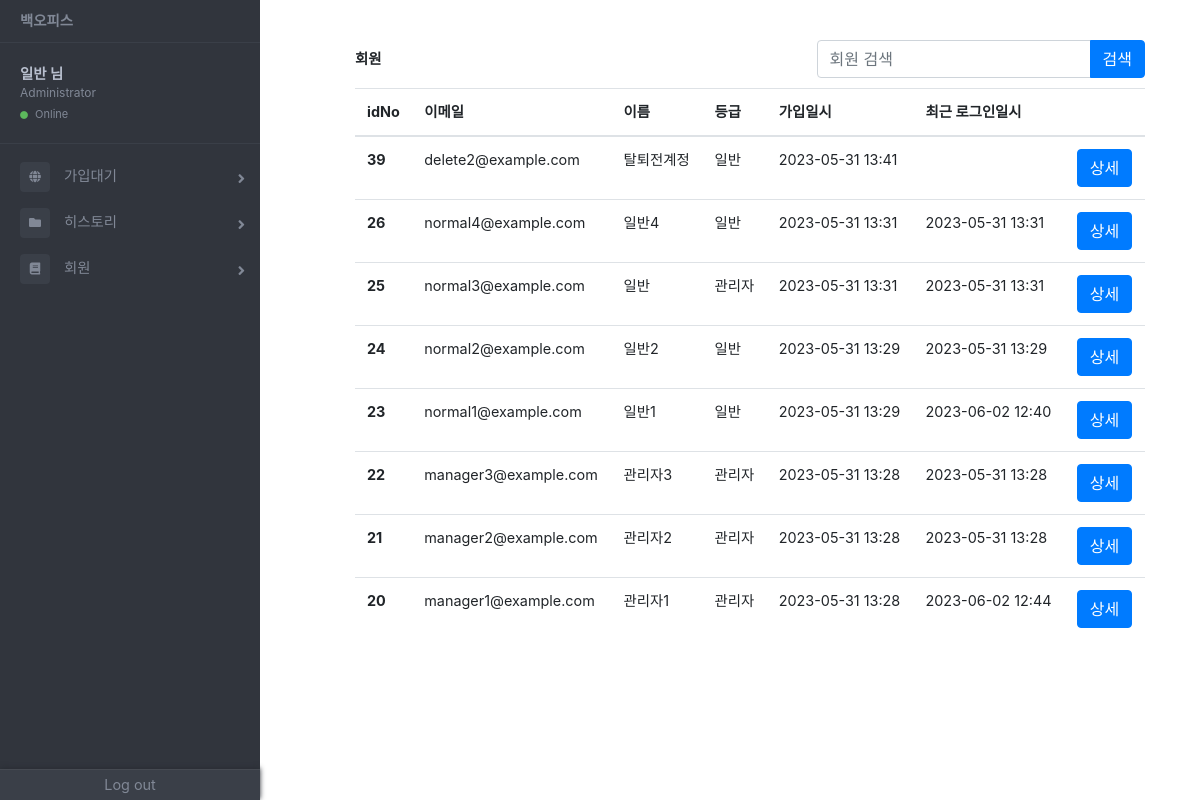
/userList/ (signed in), run on the app's committed database.
### users/models.py (models this page shows, shortened)
class CustomUser(AbstractUser):
    STATUS_CHOICES = (
        ('W', '대기'),
        ('A', '승인'),
        ('R', '거절'),
    )
    username = models.CharField(max_length=50, unique=False)
    email = models.EmailField(unique=True)
    USERNAME_FIELD = 'email'
    REQUIRED_FIELDS = ['username', 'phone_number']
    phone_number = models.CharField(max_length=11)
    status = models.CharField(max_length=1, choices=STATUS_CHOICES, default='W')
    rejection_reason = models.TextField(blank=True)
    rejection_date = models.DateTimeField(blank=True, null=True)
    quit_reason = models.TextField(blank=True)
    quit_date = models.DateTimeField(blank=True, null=True)
    first_name = None
    last_name = None
    objects = CustomUserManager()

### office/views.py (the view)
# urls.py: path("userList/", views.user_list, name="userList"), # 회원 리스트
@login_required(login_url='login')
def user_list(request):
    if request.user.status != 'A':
        return redirect('index')
    if not request.user.is_staff and not request.user.is_superuser:
        users = CustomUser.objects.filter(status='A', is_superuser=False, is_staff=False, is_active=True).order_by('-date_joined')
    elif request.user.is_staff and not request.user.is_superuser:
        users = CustomUser.objects.filter(status='A', is_superuser=False, is_active=True).order_by('-date_joined')
    else:
        users = CustomUser.objects.filter(status='A').order_by('-date_joined')
    paginator = Paginator(users, 10)
    page_number = request.GET.get('page')
    page_obj = paginator.get_page(page_number)
    context = {
        'signedUser': request.user,
        'users': page_obj,
        'previous_page_number': page_obj.previous_page_number if page_obj.has_previous() else None,
        'number': page_obj.number,
        'next_page_number': page_obj.next_page_number if page_obj.has_next() else None,
    }
    return render(request, 'office/userList.html', context)

### office/templates/office/userList.html (shortened to what this page needs)
{% extends "office/base.html" %}
{% block content %}
    <div class="container">
        <div class="d-flex align-items-center justify-content-end">
            <strong>회원</strong>
            <form action="/normalUserSearch" method="GET" class="ml-auto">
                <div class="input-group">
                    <input type="text" class="form-control" name="query" placeholder="회원 검색">
                    <div class="input-group-append">
                        <button type="submit" class="btn btn-primary">검색</button>
                    </div>
                </div>
            </form>
        </div>
        <div style="padding-top: 10px;">
            <table class="table">
                <thead>
                    <tr>
                        <th scope="col">idNo</th>
                        <th scope="col">이메일</th>
                        <th scope="col">이름</th>
                        <th scope="col">등급</th>
                        <th scope="col">가입일시</th>
                        <th scope="col">최근 로그인일시</th>
                        <th scope="col">　</th>
                    </tr>
                </thead>
                <tbody>
                {% if users %}
                    {% for user in users %}
                    <tr>
                        <th scope="row">{{ user.id }}</th>
                        <td>{{ user.email }}</td>
                        <td>{{ user.username }}</td>
                        <td>
                            {% if user.is_superuser %}
                                마스터
                            {% elif user.is_staff and not user.is_superuser %}
                                관리자
                            {% else %}
                                일반
                            {% endif %}
                        </td>
                        <td>{{ user.date_joined|date:"Y-m-d H:i"}}</td>
                        <td>{{ user.last_login|date:"Y-m-d H:i"}}</td>
                        <td>
                            {% if signedUser.is_staff %}
                                <button type="button" class="btn btn-primary" data-toggle="modal" data-target="#exampleModal{{ user.id }}">상세</button>
                            {% endif %}
                        </td>
                    </tr>
                    {% endfor %}
                {% endif %}
                </tbody>
            </table>
        </div>
    </div>
    {% if users %}
        {% for user in users %}
        </div>
    {% endfor %}
    {% endif %}
{% endblock %}

### office/templates/office/base.html (shortened to what this page needs)
{% load static %}
<!DOCTYPE html>
<html lang="en">
<head>
    {% load bootstrap4 %}
    {% bootstrap_css %}
    <link href="https://use.fontawesome.com/releases/v5.0.6/css/all.css" rel="stylesheet">
    <link rel="stylesheet" type="text/css" href="{% static 'css/base.css' %}">
</head>
<div class="page-wrapper chiller-theme toggled">
    <nav id="sidebar" class="sidebar-wrapper">
      <div class="sidebar-content">
        <div class="sidebar-brand">
          <a href="#">백오피스</a>
        </div>
        <div class="sidebar-header">
          <div class="user-info">
            <span class="user-name">
              <strong>{{user.username}} 님</strong>
            </span>
            {% if user.is_superuser %}
                <span class="user-role">Master</span>
            {% elif user.is_staff and not user.is_superuser %}
                <span class="user-role">Administrator</span>
            {% else %}
                <span class="user-role">User</span>
            {% endif %}
            <span class="user-status">
                <i class="fa fa-circle"></i>
                <span>Online</span>
            </span>
          </div>
        </div>
        <div class="sidebar-menu">
          <ul>
            {% if user.status == 'A' %}
                {% if user.is_staff == True %}
                    <li class="sidebar-dropdown">
                        <a href="/">
                            <i class="fa fa-globe"></i>
                            <span>가입대기</span>
                        </a>
                    </li>
                    <li class="sidebar-dropdown">
                      <a href="/history">
                          <i class="fa fa-folder"></i>
                          <span>히스토리</span>
                      </a>
                    </li>
                {% endif %}
                    <li class="sidebar-dropdown">
                        <a href="/userList">
                            <i class="fa fa-book"></i>
                            <span>회원</span>
                        </a>
                    </li>
            {% endif %}
          </ul>
        </div>
      </div>
      <div class="sidebar-footer">
        <a href="/logout/">
          <span>Log out</span>
        </a>
      </div>
    </nav>
    <main class="page-content">
        <div class="container-fluid">
            {% block content %}
            {% endblock %}
</body>
</html>

### static/css/base.css (style rules this page uses)
.page-wrapper .sidebar-wrapper, .sidebar-wrapper .sidebar-brand > a, .sidebar-wrapper .sidebar-dropdown > a:after, .sidebar-wrapper .sidebar-menu .sidebar-dropdown .sidebar-submenu li a:before, .sidebar-wrapper ul li a i, .page-wrapper .page-content, .sidebar-wrapper .sidebar-search input.search-menu, .sidebar-wrapper .sidebar-search .input-group-text, .sidebar-wrapper .sidebar-menu ul li a, #show-sidebar, #close-sidebar { -webkit-transition: all 0.3s ease; -moz-transition: all 0.3s ease; -ms-transition: all 0.3s ease; -o-transition: all 0.3s ease; transition: all 0.3s ease; }
.page-wrapper.toggled .sidebar-wrapper { left: 0px; }
@media screen and (min-width: 768px) { .page-wrapper.toggled .page-content { padding-left: 300px; } }
.sidebar-wrapper { width: 260px; height: 100%; max-height: 100%; position: fixed; top: 0; left: -300px; z-index: 999; }
.sidebar-wrapper ul { list-style-type: none; padding: 0; margin: 0; }
.sidebar-wrapper a { text-decoration: none; }
.sidebar-content { max-height: calc(100% - 30px); height: calc(100% - 30px); overflow-y: auto; position: relative; }
.sidebar-wrapper .sidebar-brand { padding: 10px 20px; display: flex; align-items: center; }
.sidebar-wrapper .sidebar-brand > a { text-transform: uppercase; font-weight: bold; flex-grow: 1; }
.sidebar-wrapper .sidebar-header { padding: 20px; overflow: hidden; }
.sidebar-wrapper .sidebar-header .user-info { float: left; }
.sidebar-wrapper .sidebar-header .user-info > span { display: block; }
.sidebar-wrapper .sidebar-header .user-info .user-role { font-size: 12px; }
.sidebar-wrapper .sidebar-header .user-info .user-status { font-size: 11px; margin-top: 4px; }
.sidebar-wrapper .sidebar-header .user-info .user-status i { font-size: 8px; margin-right: 4px; color: #5cb85c; }
.sidebar-wrapper .sidebar-menu { padding-top: 10px; padding-bottom: 10px; }
.sidebar-wrapper .sidebar-menu ul li a { display: inline-block; width: 100%; text-decoration: none; position: relative; padding: 8px 30px 8px 20px; }
.sidebar-wrapper .sidebar-menu ul li a i { margin-right: 10px; font-size: 12px; width: 30px; height: 30px; line-height: 30px; text-align: center; border-radius: 4px; }
.sidebar-wrapper .sidebar-menu .sidebar-dropdown > a:after { font-family: "Font Awesome 5 Free"; font-weight: 900; content: "\f105"; font-style: normal; display: inline-block; font-style: normal; font-variant: normal; text-rendering: auto; -webkit-font-smoothing: antialiased; -moz-osx-font-smoothing: grayscale; text-align: center; background: 0 0; position: absolute; right: 15px; top: 14px; }
.sidebar-footer { position: absolute; width: 100%; bottom: 0; display: flex; }
.sidebar-footer > a { flex-grow: 1; text-align: center; height: 30px; line-height: 30px; position: relative; }
.page-wrapper .page-content { display: inline-block; width: 100%; padding-left: 0px; padding-top: 20px; }
.page-wrapper .page-content > div { padding: 20px 40px; }
.page-wrapper .page-content { overflow-x: hidden; }
.chiller-theme .sidebar-wrapper { background: #31353D; }
.chiller-theme .sidebar-wrapper .sidebar-header, .chiller-theme .sidebar-wrapper .sidebar-search, .chiller-theme .sidebar-wrapper .sidebar-menu { border-top: 1px solid #3a3f48; }
.chiller-theme .sidebar-wrapper .sidebar-header .user-info .user-role, .chiller-theme .sidebar-wrapper .sidebar-header .user-info .user-status, .chiller-theme .sidebar-wrapper .sidebar-search input.search-menu, .chiller-theme .sidebar-wrapper .sidebar-search .input-group-text, .chiller-theme .sidebar-wrapper .sidebar-brand>a, .chiller-theme .sidebar-wrapper .sidebar-menu ul li a, .chiller-theme .sidebar-footer>a { color: #818896; }
.chiller-theme .sidebar-wrapper .sidebar-menu ul li:hover>a, .chiller-theme .sidebar-wrapper .sidebar-menu .sidebar-dropdown.active>a, .chiller-theme .sidebar-wrapper .sidebar-header .user-info, .chiller-theme .sidebar-wrapper .sidebar-brand>a:hover, .chiller-theme .sidebar-footer>a:hover i { color: #b8bfce; }
.chiller-theme .sidebar-wrapper .sidebar-menu ul li a i, .chiller-theme .sidebar-wrapper .sidebar-menu .sidebar-dropdown div, .chiller-theme .sidebar-wrapper .sidebar-search input.search-menu, .chiller-theme .sidebar-wrapper .sidebar-search .input-group-text { background: #3a3f48; }
.chiller-theme .sidebar-footer { background: #3a3f48; box-shadow: 0px -1px 5px #282c33; border-top: 1px solid #464a52; }
.chiller-theme .sidebar-footer>a:first-child { border-left: none; }
.chiller-theme .sidebar-footer>a:last-child { border-right: none; }

### data on the page
CustomUser: username "일반", id "25", email "normal3@example.com", is_superuser "관리자", date_joined "2023-05-31 13:31", last_login "2023-05-31 13:31"
CustomUser: id "39", email "delete2@example.com", username "탈퇴전계정", is_superuser "일반", date_joined "2023-05-31 13:41"
CustomUser: id "26", email "normal4@example.com", username "일반4", is_superuser "일반", date_joined "2023-05-31 13:31", last_login "2023-05-31 13:31"
CustomUser: id "24", email "normal2@example.com", username "일반2", is_superuser "일반", date_joined "2023-05-31 13:29", last_login "2023-05-31 13:29"
CustomUser: id "23", email "normal1@example.com", username "일반1", is_superuser "일반", date_joined "2023-05-31 13:29", last_login "2023-06-02 12:40"
CustomUser: id "22", email "manager3@example.com", username "관리자3", is_superuser "관리자", date_joined "2023-05-31 13:28", last_login "2023-05-31 13:28"
CustomUser: id "21", email "manager2@example.com", username "관리자2", is_superuser "관리자", date_joined "2023-05-31 13:28", last_login "2023-05-31 13:28"
CustomUser: id "20", email "manager1@example.com", username "관리자1", is_superuser "관리자", date_joined "2023-05-31 13:28", last_login "2023-06-02 12:44"
